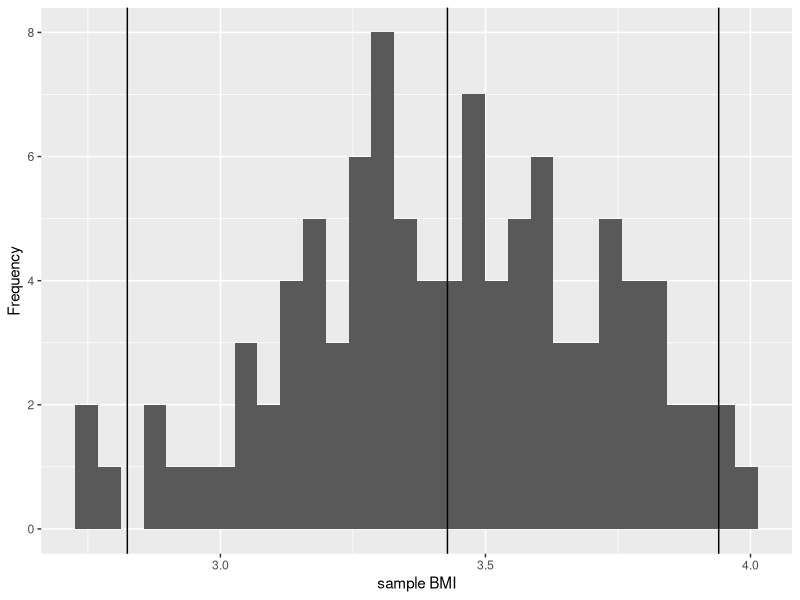

Write R code to recreate this figure.
## Bootstrapping exercise

# fetch data
trees <- datasets::trees

# tree BMI
tree_BMI <- trees$Volume / sqrt(trees$Height)

# create a random sample
sample(tree_BMI)

# create a random sample, with replacement
sample(tree_BMI, replace = TRUE)



# create an empty dataset
sample_BMIs <- NULL

for(i in 1:100) {
  
  sample_temp <- mean(sample(tree_BMI, replace = TRUE))
  
  sample_BMIs <- c(sample_BMIs, sample_temp)
}

sample_BMIs

mean(sample_BMIs)

# extract 95% confidence interval using the 2.5 and 97.5 percentiles
quantile(sample_BMIs, c(.025, .975))


# visualise the bootstrapped distribution

library("ggplot2")
library("dplyr")
as.data.frame(sample_BMIs) %>%
  ggplot(aes(x = sample_BMIs)) +
  geom_histogram() +
  labs(x = "sample BMI", y = "Frequency") +
  geom_vline(xintercept = mean(sample_BMIs)) + # mean
  geom_vline(xintercept = quantile(sample_BMIs, .025)) + # lower CI
  geom_vline(xintercept = quantile(sample_BMIs, .975)) # upper CI
